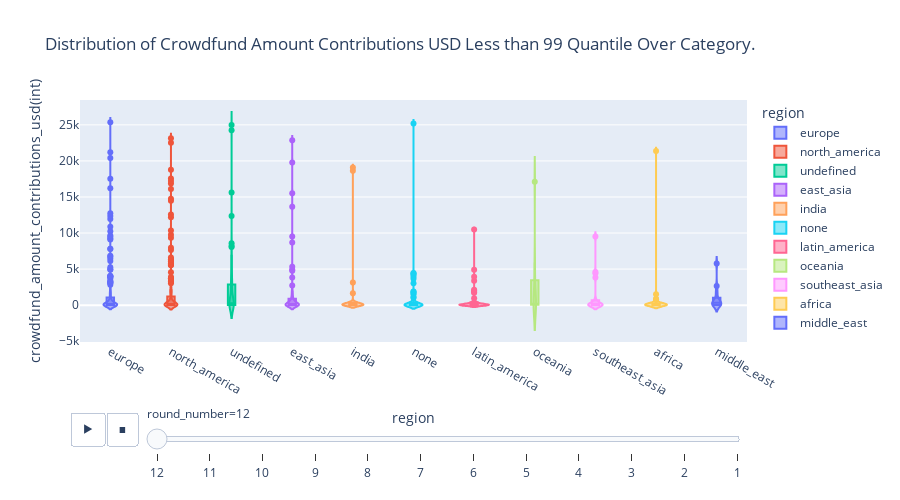

The cell this chart's notebook holds for it:
### Code cell
px.violin(data_frame=df2_copy, x = "region", y = "crowdfund_amount_contributions_usd(int)",
          color="region",
          animation_frame="round_number",
          box=True,
          #boxmode="overlay",
          title="Distribution of Crowdfund Amount Contributions USD Less than 99 Quantile Over Category.",
          #labels={"crowdfund_amount_contributions_usd(int)": "Crowdfund Amount Contributions USD",
          #               "y": "Methods"}, 
          #width=1000
         height=500)

### Figure 1 — Plotly figure (JSON) as saved in the notebook; plotly's stock layout.template omitted (floating-point values rounded to 4 significant figures; data arrays with more than 128 entries replaced by an {"elided": "..."} marker saying what was removed)
{"data": [{"alignmentgroup": "True", "box": {"visible": true}, "hovertemplate": "region=%{x}<br>round_number=12<br>crowdfund_amount_contributions_usd(int)=%{y}<extra></extra>", "legendgroup": "europe", "marker": {"color": "#636efa"}, "name": "europe", "offsetgroup": "europe", "orientation": "v", "scalegroup": "True", "showlegend": true, "type": "violin", "x": {"elided": "195 str values"}, "x0": " ", "xaxis": "x", "y": {"elided": "195 float values"}, "y0": " ", "yaxis": "y"}, {"alignmentgroup": "True", "box": {"visible": true}, "hovertemplate": "region=%{x}<br>round_number=12<br>crowdfund_amount_contributions_usd(int)=%{y}<extra></extra>", "legendgroup": "north_america", "marker": {"color": "#EF553B"}, "name": "north_america", "offsetgroup": "north_america", "orientation": "v", "scalegroup": "True", "showlegend": true, "type": "violin", "x": {"elided": "256 str values"}, "x0": " ", "xaxis": "x", "y": {"elided": "256 float values"}, "y0": " ", "yaxis": "y"}, {"alignmentgroup": "True", "box": {"visible": true}, "hovertemplate": "region=%{x}<br>round_number=12<br>crowdfund_amount_contributions_usd(int)=%{y}<extra></extra>", "legendgroup": "undefined", "marker": {"color": "#00cc96"}, "name": "undefined", "offsetgroup": "undefined", "orientation": "v", "scalegroup": "True", "showlegend": true, "type": "violin", "x": ["undefined", "undefined", "undefined", "undefined", "undefined", "undefined", "undefined", "undefined", "undefined", "undefined", "undefined", "undefined", "undefined", "undefined", "undefined", "undefined", "undefined", "undefined", "undefined", "undefined", "undefined", "undefined", "undefined", "undefined", "undefined", "undefined", "undefined", "undefined", "undefined", "undefined", "undefined", "undefined", "undefined", "undefined", "undefined", "undefined", "undefined", "undefined", "undefined", "undefined", "undefined", "undefined", "undefined", "undefined", "undefined", "undefined", "undefined", "undefined", "undefined", "undefined", "undefined", "undefined", "undefined", "undefined", "undefined", "undefined", "undefined", "undefined", "undefined", "undefined", "undefined", "undefined", "undefined", "undefined", "undefined", "undefined", "undefined", "undefined", "undefined", "undefined", "undefined", "undefined", "undefined", "undefined", "undefined", "undefined", "undefined", "undefined", "undefined", "undefined", "undefined", "undefined", "undefined", "undefined", "undefined", "undefined", "undefined", "undefined", "undefined", "undefined", "undefined", "undefined", "undefined", "undefined", "undefined", "undefined", "undefined", "undefined", "undefined", "undefined", "undefined", "undefined"], "x0": " ", "xaxis": "x", "y": [24260.0, 2671.0, 15610.0, 8072.0, 8572.0, 1651.0, 12370.0, 24990.0, 6607.0, 6999.0, 4361.0, 8211.0, 3017.0, 5919.0, 6604.0, 3544.0, 5030.0, 3598.0, 3334.0, 3449.0, 3586.0, 3025.0, 4562.0, 1991.0, 2372.0, 2977.0, 2920.0, 2876.0, 2787.0, 1402.0, 2009.0, 1695.0, 4260.0, 357.5, 3178.0, 2347.0, 504.0, 995.2, 568.9, 960.2, 551.4, 515.5, 423.1, 242.8, 555.8, 264.7, 250.8, 224.7, 405.3, 427.6, 480.9, 735.8, 183.5, 259.9, 57.45, 254.8, 529.8, 75.92, 48.82, 67.67, 84.72, 69.76, 43.14, 45.82, 31.16, 27.26, 27.97, 38.93, 15.78, 14.94, 28.3, 25.18, 33.08, 18.5, 8.59, 31.89, 13.68, 15.72, 17.65, 16.65, 8, 12.87, 10.24, 14.81, 26.9, 4.98, 7.96, 62.31, 10.57, 11.5, 5.1, 12.95, 4.12, 1.62, 2.12, 6.04, 22.28, 1.99, 9.45, 1.1, 1.21, 1], "y0": " ", "yaxis": "y"}, {"alignmentgroup": "True", "box": {"visible": true}, "hovertemplate": "region=%{x}<br>round_number=12<br>crowdfund_amount_contributions_usd(int)=%{y}<extra></extra>", "legendgroup": "east_asia", "marker": {"color": "#ab63fa"}, "name": "east_asia", "offsetgroup": "east_asia", "orientation": "v", "scalegroup": "True", "showlegend": true, "type": "violin", "x": ["east_asia", "east_asia", "east_asia", "east_asia", "east_asia", "east_asia", "east_asia", "east_asia", "east_asia", "east_asia", "east_asia", "east_asia", "east_asia", "east_asia", "east_asia", "east_asia", "east_asia", "east_asia", "east_asia", "east_asia", "east_asia", "east_asia", "east_asia", "east_asia", "east_asia", "east_asia", "east_asia", "east_asia", "east_asia", "east_asia", "east_asia", "east_asia", "east_asia", "east_asia", "east_asia", "east_asia", "east_asia", "east_asia", "east_asia", "east_asia", "east_asia", "east_asia", "east_asia", "east_asia", "east_asia", "east_asia", "east_asia", "east_asia", "east_asia", "east_asia", "east_asia", "east_asia", "east_asia", "east_asia", "east_asia", "east_asia", "east_asia", "east_asia", "east_asia", "east_asia", "east_asia", "east_asia", "east_asia", "east_asia", "east_asia", "east_asia", "east_asia", "east_asia", "east_asia", "east_asia", "east_asia"], "x0": " ", "xaxis": "x", "y": [19780.0, 22870.0, 13650.0, 15520.0, 9530.0, 4917.0, 8689.0, 4756.0, 5311.0, 2728.0, 3832.0, 1952.0, 920.8, 1031.0, 1572.0, 1414.0, 1214.0, 675.6, 436.1, 1999.0, 750.8, 639.2, 307.1, 580.9, 158.8, 726.6, 541.0, 202.7, 381.4, 238.9, 98.34, 175.9, 116.0, 73.4, 94.39, 41.25, 128.1, 178.3, 254.2, 40.07, 34.55, 56.25, 33.7, 89.41, 44.52, 12.99, 10.78, 31.29, 27.32, 8.36, 12.96, 14.61, 16.09, 5.98, 6.08, 4.35, 3.08, 3.5, 7.83, 3.71, 3.41, 3.05, 2.43, 4.1, 1.18, 1.92, 2.24, 1.1, 25, 3.55, 2], "y0": " ", "yaxis": "y"}, {"alignmentgroup": "True", "box": {"visible": true}, "hovertemplate": "region=%{x}<br>round_number=12<br>crowdfund_amount_contributions_usd(int)=%{y}<extra></extra>", "legendgroup": "india", "marker": {"color": "#FFA15A"}, "name": "india", "offsetgroup": "india", "orientation": "v", "scalegroup": "True", "showlegend": true, "type": "violin", "x": ["india", "india", "india", "india", "india", "india", "india", "india", "india", "india", "india", "india", "india", "india", "india", "india", "india", "india", "india", "india", "india"], "x0": " ", "xaxis": "x", "y": [19080.0, 3128.0, 18650.0, 1653.0, 315.9, 337.8, 110.3, 49.4, 319.3, 53.81, 425.9, 30.17, 111.7, 119.0, 13.33, 29.33, 4.21, 1, 1, 19.35, 6.45], "y0": " ", "yaxis": "y"}, {"alignmentgroup": "True", "box": {"visible": true}, "hovertemplate": "region=%{x}<br>round_number=12<br>crowdfund_amount_contributions_usd(int)=%{y}<extra></extra>", "legendgroup": "none", "marker": {"color": "#19d3f3"}, "name": "none", "offsetgroup": "none", "orientation": "v", "scalegroup": "True", "showlegend": true, "type": "violin", "x": ["none", "none", "none", "none", "none", "none", "none", "none", "none", "none", "none", "none", "none", "none", "none", "none", "none", "none", "none", "none", "none", "none", "none", "none", "none", "none", "none", "none", "none", "none", "none", "none", "none", "none", "none", "none", "none", "none", "none", "none", "none", "none", "none", "none", "none", "none", "none", "none", "none", "none", "none", "none", "none", "none", "none", "none", "none", "none", "none", "none", "none", "none", "none", "none", "none", "none", "none", "none", "none", "none", "none", "none", "none", "none", "none", "none", "none", "none", "none", "none", "none"], "x0": " ", "xaxis": "x", "y": [25170.0, 1674.0, 3977.0, 4461.0, 1811.0, 4403.0, 3675.0, 3027.0, 1897.0, 4234.0, 1494.0, 1115.0, 909.6, 406.3, 442.2, 541.3, 432.7, 1027.0, 416.3, 338.3, 366.8, 94.55, 78.04, 89.78, 631.3, 72.54, 253.7, 34.53, 33.08, 27.16, 37.79, 30.06, 19.55, 12.14, 12.61, 18.42, 13.92, 7.91, 5.89, 16, 5.89, 7.24, 3.97, 5.11, 11.4, 4.34, 4.34, 4.34, 6.4, 6.04, 9.5, 1.01, 4.73, 1.1, 3.89, 6.94, 0.96, 1.2, 7.46, 3, 6.94, 5, 0.96, 6.06, 2.2, 25, 3.89, 1.25, 3.8, 20.3, 9.5, 2, 3.89, 4.77, 1, 5.02, 3.55, 1.1, 9, 3.89, 0.96], "y0": " ", "yaxis": "y"}, {"alignmentgroup": "True", "box": {"visible": true}, "hovertemplate": "region=%{x}<br>round_number=12<br>crowdfund_amount_contributions_usd(int)=%{y}<extra></extra>", "legendgroup": "latin_america", "marker": {"color": "#FF6692"}, "name": "latin_america", "offsetgroup": "latin_america", "orientation": "v", "scalegroup": "True", "showlegend": true, "type": "violin", "x": ["latin_america", "latin_america", "latin_america", "latin_america", "latin_america", "latin_america", "latin_america", "latin_america", "latin_america", "latin_america", "latin_america", "latin_america", "latin_america", "latin_america", "latin_america", "latin_america", "latin_america", "latin_america", "latin_america", "latin_america", "latin_america", "latin_america", "latin_america", "latin_america", "latin_america", "latin_america", "latin_america", "latin_america", "latin_america", "latin_america", "latin_america", "latin_america", "latin_america", "latin_america", "latin_america", "latin_america", "latin_america", "latin_america", "latin_america", "latin_america", "latin_america", "latin_america", "latin_america", "latin_america", "latin_america", "latin_america", "latin_america", "latin_america", "latin_america", "latin_america", "latin_america", "latin_america", "latin_america"], "x0": " ", "xaxis": "x", "y": [10480.0, 2150.0, 3398.0, 4900.0, 3939.0, 1726.0, 1985.0, 1818.0, 745.1, 943.1, 556.8, 284.6, 366.1, 384.5, 156.9, 109.3, 178.9, 391.3, 269.9, 378.1, 97.46, 91.98, 35.44, 43.93, 92.22, 144.5, 42.28, 31.49, 35.97, 1.85, 34.07, 36.56, 16.51, 57.4, 46.25, 22.78, 36.11, 16.4, 18.41, 292.1, 8.48, 11.13, 7.03, 4.95, 7.12, 6.61, 4.47, 2.85, 0.95, 1, 1.9, 2.2, 12.42], "y0": " ", "yaxis": "y"}, {"alignmentgroup": "True", "box": {"visible": true}, "hovertemplate": "region=%{x}<br>round_number=12<br>crowdfund_amount_contributions_usd(int)=%{y}<extra></extra>", "legendgroup": "oceania", "marker": {"color": "#B6E880"}, "name": "oceania", "offsetgroup": "oceania", "orientation": "v", "scalegroup": "True", "showlegend": true, "type": "violin", "x": ["oceania", "oceania", "oceania", "oceania", "oceania", "oceania", "oceania", "oceania", "oceania"], "x0": " ", "xaxis": "x", "y": [17110.0, 2621.0, 5909.0, 64.13, 56.4, 121.5, 246.9, 4.98, 4.1], "y0": " ", "yaxis": "y"}, {"alignmentgroup": "True", "box": {"visible": true}, "hovertemplate": "region=%{x}<br>round_number=12<br>crowdfund_amount_contributions_usd(int)=%{y}<extra></extra>", "legendgroup": "southeast_asia", "marker": {"color": "#FF97FF"}, "name": "southeast_asia", "offsetgroup": "southeast_asia", "orientation": "v", "scalegroup": "True", "showlegend": true, "type": "violin", "x": ["southeast_asia", "southeast_asia", "southeast_asia", "southeast_asia", "southeast_asia", "southeast_asia", "southeast_asia", "southeast_asia", "southeast_asia", "southeast_asia", "southeast_asia", "southeast_asia", "southeast_asia", "southeast_asia", "southeast_asia", "southeast_asia", "southeast_asia", "southeast_asia", "southeast_asia"], "x0": " ", "xaxis": "x", "y": [9507.0, 4423.0, 4593.0, 3820.0, 766.9, 416.8, 174.1, 145.4, 55.09, 22.33, 25.72, 25.37, 12.14, 3.97, 2.66, 4.63, 1, 1, 1], "y0": " ", "yaxis": "y"}, {"alignmentgroup": "True", "box": {"visible": true}, "hovertemplate": "region=%{x}<br>round_number=12<br>crowdfund_amount_contributions_usd(int)=%{y}<extra></extra>", "legendgroup": "africa", "marker": {"color": "#FECB52"}, "name": "africa", "offsetgroup": "africa", "orientation": "v", "scalegroup": "True", "showlegend": true, "type": "violin", "x": ["africa", "africa", "africa", "africa", "africa", "africa", "africa", "africa", "africa", "africa", "africa", "africa", "africa", "africa", "africa", "africa", "africa", "africa", "africa", "africa", "africa", "africa", "africa", "africa", "africa", "africa", "africa", "africa", "africa", "africa", "africa"], "x0": " ", "xaxis": "x", "y": [21390.0, 799.7, 848.9, 725.3, 235.1, 1511.0, 125.2, 264.0, 462.7, 161.1, 104.4, 175.3, 120.5, 25.64, 40.26, 40.8, 21.45, 35.73, 22.01, 109.1, 6.05, 11.5, 5.89, 10, 3.81, 2.06, 13.1, 2.09, 2.12, 1.99, 2], "y0": " ", "yaxis": "y"}, {"alignmentgroup": "True", "box": {"visible": true}, "hovertemplate": "region=%{x}<br>round_number=12<br>crowdfund_amount_contributions_usd(int)=%{y}<extra></extra>", "legendgroup": "middle_east", "marker": {"color": "#636efa"}, "name": "middle_east", "offsetgroup": "middle_east", "orientation": "v", "scalegroup": "True", "showlegend": true, "type": "violin", "x": ["middle_east", "middle_east", "middle_east", "middle_east", "middle_east", "middle_east", "middle_east", "middle_east", "middle_east", "middle_east", "middle_east", "middle_east", "middle_east", "middle_east", "middle_east", "middle_east"], "x0": " ", "xaxis": "x", "y": [5781.0, 2664.0, 1465.0, 1895.0, 542.3, 353.8, 550.3, 543.0, 140.2, 312.7, 214.1, 18.16, 6.53, 7.1, 21.14, 1.5], "y0": " ", "yaxis": "y"}], "layout": {"height": 500, "legend": {"title": {"text": "region"}, "tracegroupgap": 0}, "sliders": [{"active": 0, "currentvalue": {"prefix": "round_number="}, "len": 0.9, "pad": {"b": 10, "t": 60}, "steps": [{"args": [["12"], {"frame": {"duration": 0, "redraw": true}, "fromcurrent": true, "mode": "immediate", "transition": {"duration": 0, "easing": "linear"}}], "label": "12", "method": "animate"}, {"args": [["11"], {"frame": {"duration": 0, "redraw": true}, "fromcurrent": true, "mode": "immediate", "transition": {"duration": 0, "easing": "linear"}}], "label": "11", "method": "animate"}, {"args": [["10"], {"frame": {"duration": 0, "redraw": true}, "fromcurrent": true, "mode": "immediate", "transition": {"duration": 0, "easing": "linear"}}], "label": "10", "method": "animate"}, {"args": [["9"], {"frame": {"duration": 0, "redraw": true}, "fromcurrent": true, "mode": "immediate", "transition": {"duration": 0, "easing": "linear"}}], "label": "9", "method": "animate"}, {"args": [["8"], {"frame": {"duration": 0, "redraw": true}, "fromcurrent": true, "mode": "immediate", "transition": {"duration": 0, "easing": "linear"}}], "label": "8", "method": "animate"}, {"args": [["7"], {"frame": {"duration": 0, "redraw": true}, "fromcurrent": true, "mode": "immediate", "transition": {"duration": 0, "easing": "linear"}}], "label": "7", "method": "animate"}, {"args": [["6"], {"frame": {"duration": 0, "redraw": true}, "fromcurrent": true, "mode": "immediate", "transition": {"duration": 0, "easing": "linear"}}], "label": "6", "method": "animate"}, {"args": [["5"], {"frame": {"duration": 0, "redraw": true}, "fromcurrent": true, "mode": "immediate", "transition": {"duration": 0, "easing": "linear"}}], "label": "5", "method": "animate"}, {"args": [["4"], {"frame": {"duration": 0, "redraw": true}, "fromcurrent": true, "mode": "immediate", "transition": {"duration": 0, "easing": "linear"}}], "label": "4", "method": "animate"}, {"args": [["3"], {"frame": {"duration": 0, "redraw": true}, "fromcurrent": true, "mode": "immediate", "transition": {"duration": 0, "easing": "linear"}}], "label": "3", "method": "animate"}, {"args": [["2"], {"frame": {"duration": 0, "redraw": true}, "fromcurrent": true, "mode": "immediate", "transition": {"duration": 0, "easing": "linear"}}], "label": "2", "method": "animate"}, {"args": [["1"], {"frame": {"duration": 0, "redraw": true}, "fromcurrent": true, "mode": "immediate", "transition": {"duration": 0, "easing": "linear"}}], "label": "1", "method": "animate"}], "x": 0.1, "xanchor": "left", "y": 0, "yanchor": "top"}], "title": {"text": "Distribution of Crowdfund Amount Contributions USD Less than 99 Quantile Over Category."}, "updatemenus": [{"buttons": [{"args": [null, {"frame": {"duration": 500, "redraw": true}, "fromcurrent": true, "mode": "immediate", "transition": {"duration": 500, "easing": "linear"}}], "label": "&#9654;", "method": "animate"}, {"args": [[null], {"frame": {"duration": 0, "redraw": true}, "fromcurrent": true, "mode": "immediate", "transition": {"duration": 0, "easing": "linear"}}], "label": "&#9724;", "method": "animate"}], "direction": "left", "pad": {"r": 10, "t": 70}, "showactive": false, "type": "buttons", "x": 0.1, "xanchor": "right", "y": 0, "yanchor": "top"}], "violinmode": "overlay", "xaxis": {"anchor": "y", "categoryarray": ["europe", "north_america", "undefined", "east_asia", "india", "none", "latin_america", "oceania", "southeast_asia", "africa", "middle_east"], "categoryorder": "array", "domain": [0, 1], "title": {"text": "region"}}, "yaxis": {"anchor": "x", "domain": [0, 1], "title": {"text": "crowdfund_amount_contributions_usd(int)"}}}}
